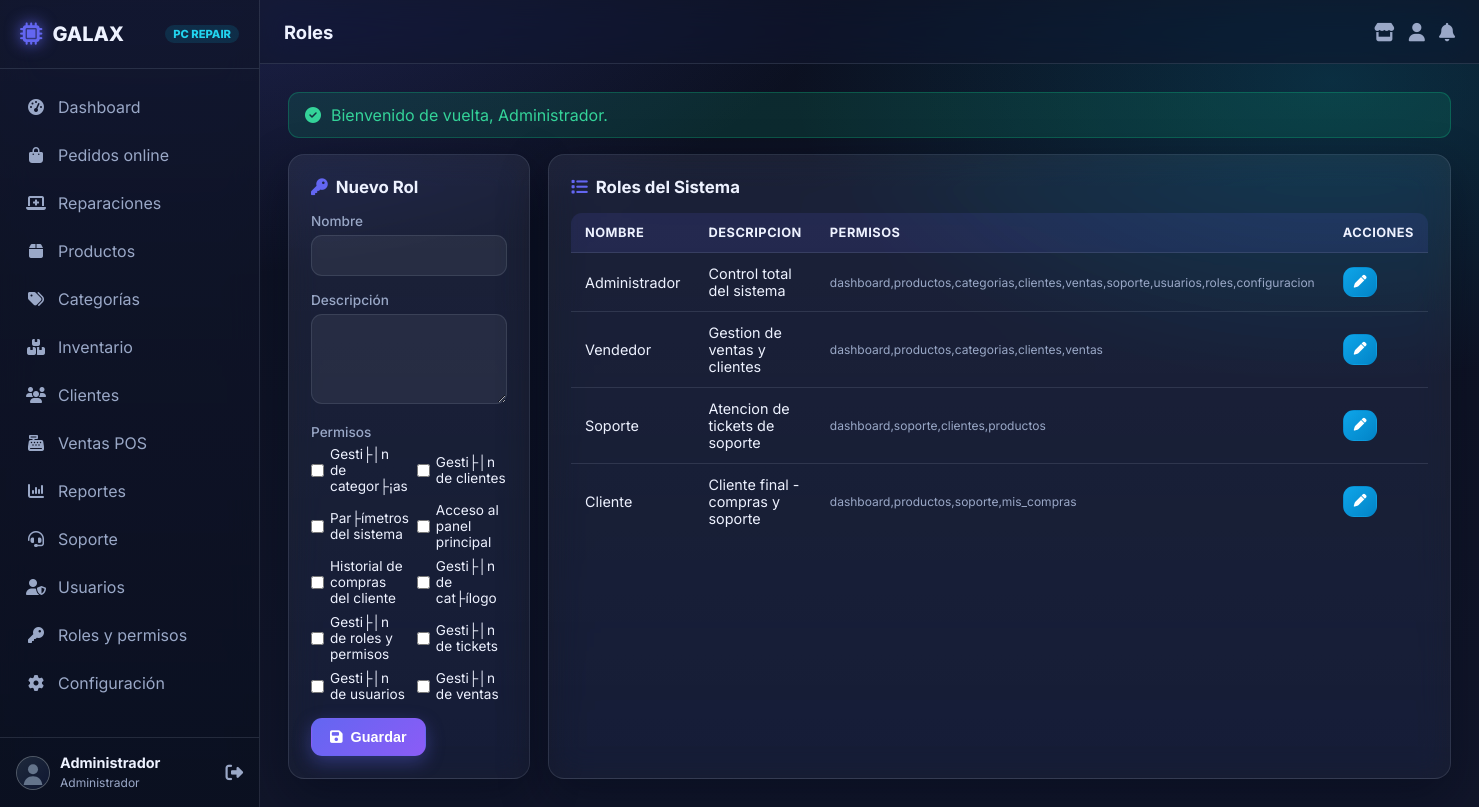
Page /modules/roles/index.php (signed in) on the committed database.
### tables this page shows
CREATE TABLE `usuarios` (
  `id` int(11) NOT NULL AUTO_INCREMENT,
  `nombre` varchar(100) NOT NULL,
  `apellido` varchar(100) NOT NULL,
  `email` varchar(150) NOT NULL,
  `password` varchar(255) NOT NULL,
  `telefono` varchar(20) DEFAULT NULL,
  `direccion` varchar(255) DEFAULT NULL,
  `avatar` varchar(255) DEFAULT NULL,
  `rol_id` int(11) NOT NULL DEFAULT 4,
  `estado` enum('activo','inactivo','bloqueado') NOT NULL DEFAULT 'activo',
  `ultimo_acceso` datetime DEFAULT NULL,
  `created_at` timestamp NOT NULL DEFAULT current_timestamp(),
  `updated_at` timestamp NOT NULL DEFAULT current_timestamp() ON UPDATE current_timestamp(),
  PRIMARY KEY (`id`),
  UNIQUE KEY `email` (`email`),
  KEY `rol_id` (`rol_id`),
  CONSTRAINT `fk_usuarios_rol` FOREIGN KEY (`rol_id`) REFERENCES `roles` (`id`) ON UPDATE CASCADE
);

CREATE TABLE `roles` (
  `id` int(11) NOT NULL AUTO_INCREMENT,
  `nombre` varchar(50) NOT NULL,
  `descripcion` varchar(255) DEFAULT NULL,
  `permisos` text DEFAULT NULL,
  `created_at` timestamp NOT NULL DEFAULT current_timestamp(),
  `updated_at` timestamp NOT NULL DEFAULT current_timestamp() ON UPDATE current_timestamp(),
  PRIMARY KEY (`id`),
  UNIQUE KEY `nombre` (`nombre`)
);

### includes/security.php (called while the page is built, shortened)
<?php
require_once __DIR__ . '/../config/database.php';
function h($value): string
{
    return htmlspecialchars((string)($value ?? ''), ENT_QUOTES | ENT_SUBSTITUTE, 'UTF-8');
}
function flash(string $key, $message = null)
{
    if ($message === null) {
        $value = $_SESSION['flash'][$key] ?? null;
        return $value;
    }
    return null;
}
function isLoggedIn(): bool
{
    return isset($_SESSION['user_id']) && (int)$_SESSION['user_id'] > 0;
}
function currentUser(): ?array
{
    static $user = null;
    if ($user === null) {
        $stmt = db()->prepare(
            'SELECT u.*, r.nombre AS rol_nombre, r.descripcion AS rol_descripcion
               FROM usuarios u JOIN roles r ON u.rol_id = r.id
              WHERE u.id = ? LIMIT 1'
        );
        $stmt->execute([(int)$_SESSION['user_id']]);
        $found = $stmt->fetch();
        $user = $found === false ? null : $found;
    }
    return $user;
}
function currentRole(): string
{
    $user = currentUser();
    return $user['rol_nombre'] ?? 'Invitado';
}
function isAdmin(): bool
{
    return currentRole() === 'Administrador';
}
function effectivePermissions(): array
{
    static $perms = null;
    if ($perms !== null) {
        return $perms;
    }
    $user = currentUser();
    if (isAdmin()) {
        return $perms = ['*'];
    }
    $items = [];
    return $perms = array_values(array_unique($items));
}
function hasPermission(string $permission): bool
{
    $perms = effectivePermissions();
    return in_array('*', $perms, true) || in_array($permission, $perms, true);
}
function requirePermission(string $permission): void
{
    if (!hasPermission($permission)) {
        accessDenied();
    }
}
function normalize_avatar(?string $avatar): string
{
    $value = mb_strtolower(trim((string)$avatar));
    $aliases = [
        'admin' => 'administrador', 'administrator' => 'administrador', 'administradora' => 'mujer',
        'femenino' => 'mujer', 'femenina' => 'mujer', 'female' => 'mujer', 'woman' => 'mujer',
        'masculino' => 'hombre', 'masculina' => 'hombre', 'male' => 'hombre', 'man' => 'hombre',
    ];
    $value = $aliases[$value] ?? $value;
    return isset(AVATAR_FILES[$value]) ? $value : 'neutro';
}
function avatar_url($user = null, ?string $assistant = null): string
{
    $role = is_array($user) ? ($user['rol_nombre'] ?? '') : '';
    $avatar = is_array($user) ? ($user['avatar'] ?? null) : null;
    $key = normalize_avatar($avatar);
    if ($key === 'neutro') {
        return BASE_URL . '/assets/img/neutral-avatar.svg';
    }
    return BASE_URL . '/' . AVATAR_FILES[$key];
}
function avatar_url_from_stored(?string $stored): string
{
    $stored = (string)$stored;
    return avatar_url(['avatar' => $stored]);
}

### config/database.php (called while the page is built, shortened)
<?php
class Database
{
    private static ?Database $instance = null;
    private PDO $pdo;
    private function __construct()
    {
        $dsn = 'mysql:host=' . DB_HOST . ';dbname=' . DB_NAME . ';charset=' . DB_CHARSET;
        try {
            $this->pdo = new PDO($dsn, DB_USER, DB_PASS, [
                PDO::ATTR_ERRMODE            => PDO::ERRMODE_EXCEPTION,
                PDO::ATTR_DEFAULT_FETCH_MODE => PDO::FETCH_ASSOC,
                PDO::ATTR_EMULATE_PREPARES   => false,
                PDO::ATTR_STRINGIFY_FETCHES  => false,
            ]);
            $this->pdo->exec("SET time_zone = '+00:00'");
        } catch (PDOException $e) {
            error_log('[GALAX][DB] ' . $e->getMessage());
            http_response_code(500);
            die('No fue posible conectar con la base de datos. Consulte el registro de errores del servidor.');
        }
    }
    public static function getInstance(): Database
    {
        if (self::$instance === null) {
            self::$instance = new self();
        }
        return self::$instance;
    }
    public function getConnection(): PDO
    {
        return $this->pdo;
    }
}
function db(): PDO
{
    return Database::getInstance()->getConnection();
}

### modules/roles/index.php (the view, shortened to what this page needs)
<?php
requirePermission('roles');
$pageTitle = 'Roles';
$allPermissions = [];
try {
    $allPermissions = db()->query('SELECT codigo, descripcion FROM permisos ORDER BY codigo')->fetchAll(PDO::FETCH_KEY_PAIR);
} catch (Throwable $e) {
    $allPermissions = [];
}
$permisosDisponibles = array_keys($allPermissions);
$roles = db()->query("SELECT * FROM roles ORDER BY id")->fetchAll();
$edit = null;
require_once __DIR__ . '/../../includes/header.php';
?>
<div class="grid grid-2">
  <div class="card">
    <div class="card-header"><div class="card-title"><i class="fa-solid fa-key"></i> <?= $edit?'Editar':'Nuevo' ?> Rol</div></div>
    <form method="POST">
      <div class="form-group"><label class="form-label">Nombre</label><input name="nombre" class="form-control" required value="<?= h($edit['nombre'] ?? '') ?>"></div>
      <div class="form-group"><label class="form-label">Descripción</label><textarea name="descripcion" class="form-control"><?= h($edit['descripcion'] ?? '') ?></textarea></div>
      <div class="form-group">
        <label class="form-label">Permisos</label>
        <div style="display:grid;grid-template-columns:repeat(2,1fr);gap:8px;">
          <?php
          $permsEdit = explode(',', $edit['permisos'] ?? '');
          foreach ($permisosDisponibles as $p): ?>
            <label style="display:flex;align-items:center;gap:6px;color:var(--text);font-size:.85rem;">
              <input type="checkbox" name="permisos[]" value="<?= h($p) ?>" <?= in_array($p,$permsEdit)?'checked':'' ?>> <?= h($allPermissions[$p] ?? ucfirst(str_replace('_',' ',$p))) ?>
            </label>
          <?php endforeach; ?>
        </div>
      </div>
      <button class="btn btn-primary"><i class="fa-solid fa-save"></i> Guardar</button>
    </form>
  </div>
  <div class="card">
    <div class="card-header"><div class="card-title"><i class="fa-solid fa-list"></i> Roles del Sistema</div></div>
    <div class="table-wrap">
      <table>
        <thead><tr><th>Nombre</th><th>Descripcion</th><th>Permisos</th><th>Acciones</th></tr></thead>
        <tbody>
        <?php foreach ($roles as $r): ?>
          <tr>
            <td><?= h($r['nombre']) ?></td>
            <td><?= h($r['descripcion']) ?></td>
            <td style="font-size:.75rem;color:var(--muted);"><?= h($r['permisos']) ?></td>
            <td><a href="?edit=<?= $r['id'] ?>" class="btn btn-info btn-sm btn-icon"><i class="fa-solid fa-pen"></i></a></td>
          </tr>
        <?php endforeach; ?>
        </tbody>
      </table>
    </div>
  </div>
</div>
<?php require_once __DIR__ . '/../../includes/footer.php'; ?>

### includes/header.php (shortened to what this page needs)
<?php
$currentUser = currentUser();
?>
<!DOCTYPE html>
<html lang="es">
<head>
<link rel="stylesheet" href="https://cdnjs.cloudflare.com/ajax/libs/font-awesome/6.5.0/css/all.min.css">
<link rel="stylesheet" href="<?= BASE_URL ?>/assets/css/style.css">
<link rel="stylesheet" href="<?= BASE_URL ?>/assets/css/theme.css">
</head>
<body>
<?php if (isLoggedIn()): ?>
<div class="app">
  <aside class="sidebar" id="sidebar">
    <div class="sidebar-brand">
      <i class="fa-solid fa-microchip"></i>
      <span>GALAX</span><small>PC REPAIR</small>
    </div>
    <nav class="sidebar-nav">
      <a href="<?= BASE_URL ?>/dashboard/index.php" class="nav-item <?= strpos($_SERVER['PHP_SELF'] ?? '', '/dashboard/')!==false?'active':'' ?>"><i class="fa-solid fa-gauge-high"></i><span>Dashboard</span></a>
      <?php if (hasPermission('pedidos')): ?>
      <a href="<?= BASE_URL ?>/modules/orders/index.php" class="nav-item"><i class="fa-solid fa-bag-shopping"></i><span>Pedidos online</span></a>
      <?php endif; ?>
      <?php if (hasPermission('reparaciones')): ?>
      <a href="<?= BASE_URL ?>/modules/repairs/index.php" class="nav-item"><i class="fa-solid fa-laptop-medical"></i><span>Reparaciones</span></a>
      <?php endif; ?>
      <?php if (hasPermission('productos')): ?>
      <a href="<?= BASE_URL ?>/modules/products/index.php" class="nav-item"><i class="fa-solid fa-box"></i><span>Productos</span></a>
      <?php endif; ?>
      <?php if (hasPermission('categorias')): ?>
      <a href="<?= BASE_URL ?>/modules/categories/index.php" class="nav-item"><i class="fa-solid fa-tags"></i><span>Categorías</span></a>
      <?php endif; ?>
      <?php if (hasPermission('inventario')): ?>
      <a href="<?= BASE_URL ?>/modules/inventory/index.php" class="nav-item"><i class="fa-solid fa-boxes-stacked"></i><span>Inventario</span></a>
      <?php endif; ?>
      <?php if (hasPermission('clientes')): ?>
      <a href="<?= BASE_URL ?>/modules/customers/index.php" class="nav-item"><i class="fa-solid fa-users"></i><span>Clientes</span></a>
      <?php endif; ?>
      <?php if (hasPermission('ventas')): ?>
      <a href="<?= BASE_URL ?>/modules/sales/index.php" class="nav-item"><i class="fa-solid fa-cash-register"></i><span>Ventas POS</span></a>
      <?php endif; ?>
      <?php if (hasPermission('reportes')): ?>
      <a href="<?= BASE_URL ?>/modules/reports/index.php" class="nav-item"><i class="fa-solid fa-chart-column"></i><span>Reportes</span></a>
      <?php endif; ?>
      <?php if (hasPermission('soporte')): ?>
      <a href="<?= BASE_URL ?>/modules/support/index.php" class="nav-item"><i class="fa-solid fa-headset"></i><span>Soporte</span></a>
      <?php endif; ?>
      <?php if (hasPermission('usuarios')): ?>
      <a href="<?= BASE_URL ?>/modules/users/index.php" class="nav-item"><i class="fa-solid fa-user-shield"></i><span>Usuarios</span></a>
      <?php endif; ?>
      <?php if (hasPermission('roles')): ?>
      <a href="<?= BASE_URL ?>/modules/roles/index.php" class="nav-item"><i class="fa-solid fa-key"></i><span>Roles y permisos</span></a>
      <?php endif; ?>
      <?php if (hasPermission('configuracion')): ?>
      <a href="<?= BASE_URL ?>/modules/settings/index.php" class="nav-item"><i class="fa-solid fa-gear"></i><span>Configuración</span></a>
      <?php endif; ?>
    </nav>
    <div class="sidebar-footer">
      <div class="user-mini">
        <img class="avatar-img" src="<?= h(avatar_url_from_stored($currentUser['avatar'] ?? null)) ?>" alt="Avatar">
        <div class="info">
          <strong><?= h($currentUser['nombre']) ?></strong>
          <small><?= h($currentUser['rol_nombre']) ?></small>
        </div>
      </div>
      <a href="<?= BASE_URL ?>/auth/logout.php" class="logout-btn" title="Cerrar sesión"><i class="fa-solid fa-right-from-bracket"></i></a>
    </div>
  </aside>
  <div class="main">
    <header class="topbar">
      <div class="topbar-title"><?= h($pageTitle ?? 'Dashboard') ?></div>
      <div class="topbar-actions">
        <a class="icon-btn" href="<?= BASE_URL ?>/shop/index.php" title="Ver tienda"><i class="fa-solid fa-store"></i></a>
        <a class="icon-btn" href="<?= BASE_URL ?>/shop/portal.php" title="Mi cuenta"><i class="fa-solid fa-user"></i></a>
        <a class="icon-btn" href="<?= BASE_URL ?>/modules/support/index.php" title="Soporte">
          <i class="fa-solid fa-bell"></i>
        </a>
      </div>
    </header>
    <main class="content">
      <?php if ($m = flash('success')): ?><div class="alert alert-success animate-in"><i class="fa-solid fa-circle-check"></i> <?= h($m) ?></div><?php endif; ?>
<?php else: ?>
<div class="auth-wrapper" style="background:radial-gradient(900px 500px at 15% -10%,rgba(79,70,229,.25),transparent 60%),linear-gradient(180deg,#080d1f,#0f1732);min-height:100vh;">
<?php endif; ?>

### assets/css/theme.css (style rules this page uses)
:root { --gx-navy: #080d1f; --gx-navy-2: #0f1732; --gx-surface: rgba(255,255,255,.055); --gx-surface-strong: rgba(255,255,255,.09); --gx-border: rgba(148,163,184,.18); --gx-text: #eef2ff; --gx-muted: #9aa8c7; --gx-indigo: #4f46e5; --gx-purple: #7c3aed; --gx-cyan: #22d3ee; --gx-blue: #2563eb; --gx-radius: 16px; --gx-radius-sm: 11px; --gx-shadow: 0 18px 48px rgba(2,6,23,.42); --gx-max: 1240px; --primary: #6366f1; --primary-2: #8b5cf6; --accent: #22d3ee; --border: var(--gx-border); --text: var(--gx-text); --muted: var(--gx-muted); --radius: var(--gx-radius); --radius-sm: var(--gx-radius-sm); --shadow: var(--gx-shadow); }
html { scroll-behavior: smooth; }
.avatar-img { width:34px; height:34px; border-radius:50%; object-fit:cover; border:1px solid rgba(255,255,255,.22); background:#1e293b; }

### rows in the picture
usuarios: nombre "Administrador", rol.nombre "Administrador"
roles: nombre "Administrador", descripcion "Control total del sistema", permisos "dashboard,productos,categorias,clientes,ventas,soporte,usuarios,roles,configuracion"
roles: nombre "Vendedor", descripcion "Gestion de ventas y clientes", permisos "dashboard,productos,categorias,clientes,ventas"
roles: nombre "Soporte", descripcion "Atencion de tickets de soporte", permisos "dashboard,soporte,clientes,productos"
roles: nombre "Cliente", descripcion "Cliente final - compras y soporte", permisos "dashboard,productos,soporte,mis_compras"

### other values in the picture
$pageTitle "Roles"
$m "Bienvenido de vuelta, Administrador."
$allPermissions[$p] "Gesti├│n de categor├¡as"
$allPermissions[$p] "Gesti├│n de clientes"
$allPermissions[$p] "Par├ímetros del sistema"
$allPermissions[$p] "Acceso al panel principal"
$allPermissions[$p] "Historial de compras del cliente"
$allPermissions[$p] "Gesti├│n de cat├ílogo"
$allPermissions[$p] "Gesti├│n de roles y permisos"
$allPermissions[$p] "Gesti├│n de tickets"
$allPermissions[$p] "Gesti├│n de usuarios"
$allPermissions[$p] "Gesti├│n de ventas"
